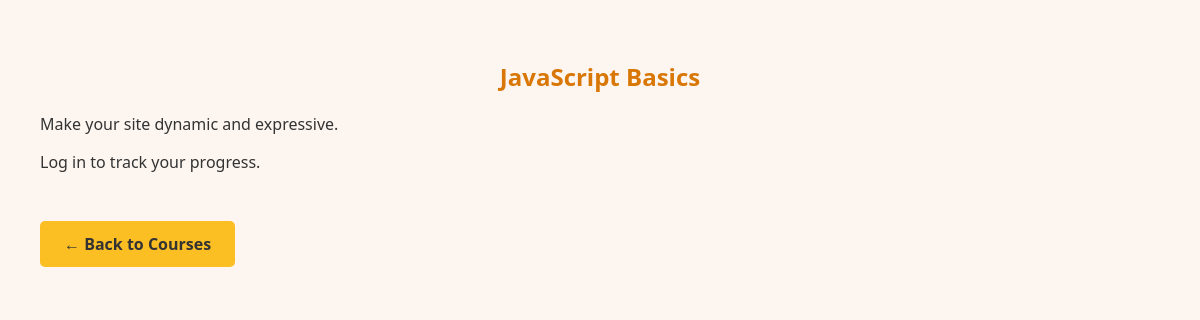
The app's page /course/3/ with its own data.
### LetsLearn/models.py (models this page shows, shortened)
class Course(models.Model):
    CATEGORY_CHOICES = [
        ('web', 'Web Development'),
        ('data', 'Data Science'),
        ('design', 'Design'),
    ]
    title = models.CharField(max_length=100)
    description = models.TextField()
    category = models.CharField(max_length=20, choices=CATEGORY_CHOICES, default='web')
    completed_by = models.ManyToManyField(User, blank=True)

### LetsLearn/views.py (the view)
# urls.py: path('course/<int:course_id>/', views.course_detail, name='course_detail'),
def course_detail(request, course_id):
    course = get_object_or_404(Course, id=course_id)
    return render(request, 'course_detail.html', {'course': course})

### templates/course_detail.html (shortened to what this page needs)
<!DOCTYPE html>
{% load static %}
<html>
<head>
  <link rel="stylesheet" href="{% static 'style.css' %}">
</head>
<body>
  <h2>{{ course.title }}</h2>
  <p>{{ course.description }}</p>
  {% if user.is_authenticated %}
    {% if user in course.completed_by.all %}
      <p> You’ve completed this course!</p>
    {% else %}
      <form method="post" action="{% url 'mark_completed' course.id %}">
        {% csrf_token %}
        <button type="submit">Mark as Completed</button>
      </form>
    {% endif %}
  {% else %}
    <p>Log in to track your progress.</p>
  {% endif %}
  <div class="back-container">
    <a href="{% url 'course_list' %}" class="back-button">← Back to Courses</a>
  </div>
</body>
</html>

### LetsLearn/static/style.css (style rules this page uses)
body { font-family: 'Segoe UI', sans-serif; background-color: #fdf6f0; color: #333; padding: 2rem; }
h1, h2 { color: #d97706; }
a { color: #92400e; text-decoration: none; }
h2 { text-align: center; color: #d97706; }

### templates/course_detail.html (style rules this page uses)
body { font-family: 'Segoe UI', sans-serif; background-color: #fdf6f0; color: #333; padding: 2rem; }
h2 { color: #d97706; }
button, .back-button { background-color: #fbbf24; border: none; padding: 0.75rem 1.5rem; font-weight: bold; cursor: pointer; border-radius: 5px; color: #333; text-decoration: none; display: inline-block; margin-top: 1rem; transition: background-color 0.3s ease; }
.back-container { margin-top: 2rem; }

### records on screen
Course: title "JavaScript Basics", description "Make your site dynamic and expressive."
